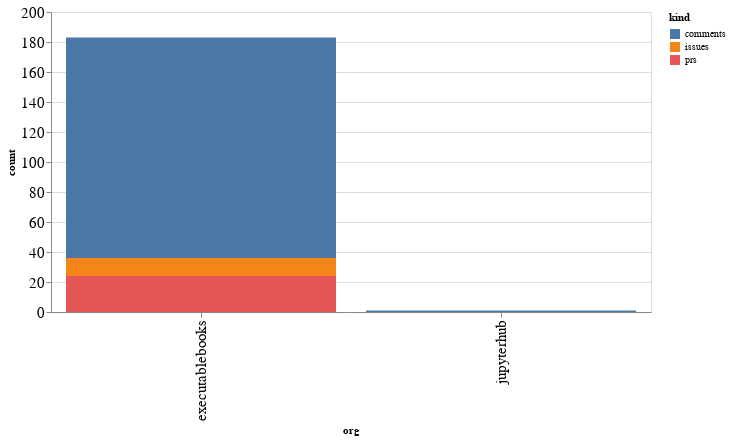

The notebook cell this image was saved under:
### Code cell
alt.Chart(org_summaries, width=600).mark_bar().encode(
    x='org',
    y='count',
    color='kind',
    tooltip="org"
)

### Figure 1 — Vega-Lite specification as saved in the notebook (floating-point values rounded to 4 significant figures)
{"config": {"axisLeft": {"labelFontSize": 15}, "axisBottom": {"labelFontSize": 15}}, "data": {"name": "data-b85e3ef173ed738e249ba2344a5f8a7b"}, "mark": "bar", "encoding": {"color": {"type": "nominal", "field": "kind"}, "tooltip": {"type": "nominal", "field": "org"}, "x": {"type": "nominal", "field": "org"}, "y": {"type": "quantitative", "field": "count"}}, "width": 600, "$schema": "https://vega.github.io/schema/vega-lite/v4.8.1.json", "datasets": {"data-b85e3ef173ed738e249ba2344a5f8a7b": [{"org": "executablebooks", "kind": "comments", "count": 147}, {"org": "executablebooks", "kind": "issues", "count": 12}, {"org": "executablebooks", "kind": "prs", "count": 24}, {"org": "jupyterhub", "kind": "comments", "count": 1}]}}
